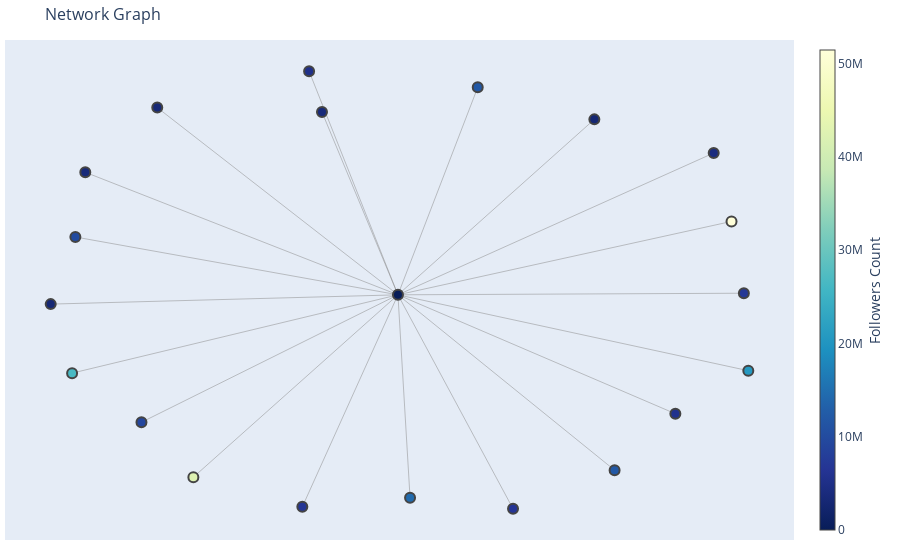

Notebook code cell kept with this figure:
### Code cell
import networkx as nx
import plotly.graph_objects as go

# Create a directed graph
G = nx.DiGraph()

# Add nodes for keywords
for keyword in top_10_to_20_celebrities['Keyword'].unique():
    G.add_node(keyword, type='keyword')

# Add nodes for celebrities and edges with frequency data
for index, row in top_10_to_20_celebrities.iterrows():
    celeb = row['name']
    keyword = row['Keyword']
    frequency = row['Frequency']
    followers_count = row['followers_count']
    tweet_count = row['tweet_count']
    
    G.add_node(celeb, type='celebrity', followers_count=followers_count, tweet_count=tweet_count)
    G.add_edge(keyword, celeb, frequency=frequency)

# Define edge labels
edge_labels = nx.get_edge_attributes(G, 'frequency')

# Draw the graph
pos = nx.spring_layout(G, seed=42)  # Positioning nodes
edge_trace = go.Scatter(
    x=[],
    y=[],
    line=dict(width=0.5, color='#888'),
    hoverinfo='text',
    mode='lines',
    text=[],
)

for edge in G.edges():
    x0, y0 = pos[edge[0]]
    x1, y1 = pos[edge[1]]
    edge_trace['x'] += tuple([x0, x1, None])
    edge_trace['y'] += tuple([y0, y1, None])
    frequency = edge_labels[edge]  # Get frequency from edge attributes
    edge_trace['text'] += (f"Frequency: {frequency}",)  # Add frequency information as a tuple

node_trace = go.Scatter(
    x=[],
    y=[],
    text=[],
    mode='markers',
    hoverinfo='text',
    marker=dict(
        showscale=True,
        colorscale='YlGnBu',
        reversescale=True,
        color=[],
        size=10,
        colorbar=dict(
            thickness=15,
            title='Followers Count',  # Change color axis label to "Followers Count"
            xanchor='left',
            titleside='right'
        ),
        line_width=2))

for node in G.nodes():
    x, y = pos[node]
    node_trace['x'] += tuple([x])
    node_trace['y'] += tuple([y])
    if G.nodes[node]['type'] == 'keyword':
        node_trace['marker']['color'] += tuple([10])
        node_trace['text'] += tuple([f"Keyword: {node}"])
    else:
        followers_count = G.nodes[node]['followers_count']
        tweet_count = G.nodes[node]['tweet_count']
        node_trace['marker']['color'] += tuple([followers_count])
        node_trace['text'] += tuple([f"Celebrity: {node}<br>Followers Count: {followers_count}<br>Tweet Count: {tweet_count}"])

fig = go.Figure(data=[edge_trace, node_trace],
                layout=go.Layout(
                    title='Network Graph',
                    titlefont_size=16,
                    showlegend=False,
                    hovermode='closest',
                    margin=dict(b=20, l=5, r=5, t=40),
                    annotations=[dict(
                        text="",
                        showarrow=False,
                        xref="paper", yref="paper",
                        x=0.005, y=-0.002)],
                    xaxis=dict(showgrid=False, zeroline=False, showticklabels=False),
                    yaxis=dict(showgrid=False, zeroline=False, showticklabels=False)))
fig.show()

### Figure 1 — Plotly figure (JSON) as saved in the notebook; plotly's stock layout.template omitted (floating-point values rounded to 4 significant figures)
{"data": [{"hoverinfo": "text", "line": {"color": "#888", "width": 0.5}, "mode": "lines", "text": ["Frequency: 1", "Frequency: 1", "Frequency: 2", "Frequency: 2", "Frequency: 1", "Frequency: 1", "Frequency: 1", "Frequency: 1", "Frequency: 1", "Frequency: 1", "Frequency: 1", "Frequency: 1", "Frequency: 1", "Frequency: 1", "Frequency: 1", "Frequency: 1", "Frequency: 1", "Frequency: 1", "Frequency: 1", "Frequency: 1"], "type": "scatter", "x": [0.003557, 0.9076, null, 0.003557, -0.5509, null, 0.003557, -0.8439, null, 0.003557, 0.5359, null, 0.003557, -0.6488, null, 0.003557, 0.9531, null, 0.003557, -0.8796, null, 0.003557, -0.2023, null, 0.003557, 0.03634, null, 0.003557, 0.5907, null, 0.003557, -0.6916, null, 0.003557, 0.2198, null, 0.003557, -0.8707, null, 0.003557, 0.3155, null, 0.003557, 0.7554, null, 0.003557, -0.2373, null, 0.003557, 0.8593, null, 0.003557, -0.2556, null, 0.003557, 0.9411, null, 0.003557, -0.9376, null], "y": [0.004797, 0.3315, null, 0.004797, -0.807, null, 0.004797, 0.5503, null, 0.004797, 0.7858, null, 0.004797, 0.8383, null, 0.004797, -0.3329, null, 0.004797, -0.3438, null, 0.004797, 0.8184, null, 0.004797, -0.898, null, 0.004797, -0.7759, null, 0.004797, -0.5624, null, 0.004797, 0.9283, null, 0.004797, 0.2622, null, 0.004797, -0.9475, null, 0.004797, -0.5245, null, 0.004797, 1.0, null, 0.004797, 0.636, null, 0.004797, -0.9389, null, 0.004797, 0.01197, null, 0.004797, -0.03659, null]}, {"hoverinfo": "text", "marker": {"color": [10, 51467139, 42481882, 3539896, 2886047, 3271373, 20737698, 26478393, 3656027, 14323785, 11943877, 9177082, 11878971, 10017890, 6662381, 5654126, 5253586, 4193975, 6687740, 7001752, 3007200], "colorbar": {"thickness": 15, "title": {"side": "right", "text": "Followers Count"}, "xanchor": "left"}, "colorscale": [[0, "rgb(255,255,217)"], [0.125, "rgb(237,248,177)"], [0.25, "rgb(199,233,180)"], [0.375, "rgb(127,205,187)"], [0.5, "rgb(65,182,196)"], [0.625, "rgb(29,145,192)"], [0.75, "rgb(34,94,168)"], [0.875, "rgb(37,52,148)"], [1, "rgb(8,29,88)"]], "line": {"width": 2}, "reversescale": true, "showscale": true, "size": 10}, "mode": "markers", "text": ["Keyword: nail polish", "Celebrity: jimmy fallon<br>Followers Count: 51467139.0<br>Tweet Count: 14098.0", "Celebrity: Shah Rukh Khan<br>Followers Count: 42481882.0<br>Tweet Count: 58278.0", "Celebrity: Rachel Zoe<br>Followers Count: 3539896.0<br>Tweet Count: 16526.0", "Celebrity: Lauren Conrad<br>Followers Count: 2886047.0<br>Tweet Count: 7160.0", "Celebrity: Chad Johnson<br>Followers Count: 3271373.0<br>Tweet Count: 175569.0", "Celebrity: Zendaya<br>Followers Count: 20737698.0<br>Tweet Count: 58446.0", "Celebrity: Kourtney Kardashian<br>Followers Count: 26478393.0<br>Tweet Count: 14264.0", "Celebrity: Markus Persson<br>Followers Count: 3656027.0<br>Tweet Count: 90024.0", "Celebrity: Shraddha Kapoor<br>Followers Count: 14323785.0<br>Tweet Count: 5720.0", "Celebrity: luna maya<br>Followers Count: 11943877.0<br>Tweet Count: 15870.0", "Celebrity: T.I.<br>Followers Count: 9177082.0<br>Tweet Count: 19829.0", "Celebrity: Victoria Beckham<br>Followers Count: 11878971.0<br>Tweet Count: 4024.0", "Celebrity: Cesc Fàbregas Soler<br>Followers Count: 10017890.0<br>Tweet Count: 5803.0", "Celebrity: Bipasha Basu<br>Followers Count: 6662381.0<br>Tweet Count: 12252.0", "Celebrity: Pegg News<br>Followers Count: 5654126.0<br>Tweet Count: 16212.0", "Celebrity: Lena Dunham<br>Followers Count: 5253586.0<br>Tweet Count: 14783.0", "Celebrity: Rossa Roslaina<br>Followers Count: 4193975.0<br>Tweet Count: 18746.0", "Celebrity: Vanessa Hudgens<br>Followers Count: 6687740.0<br>Tweet Count: 4586.0", "Celebrity: Anna Kendrick<br>Followers Count: 7001752.0<br>Tweet Count: 2470.0", "Celebrity: Shay Mitchell<br>Followers Count: 3007200.0<br>Tweet Count: 23239.0"], "type": "scatter", "x": [0.003557, 0.9076, -0.5509, -0.8439, 0.5359, -0.6488, 0.9531, -0.8796, -0.2023, 0.03634, 0.5907, -0.6916, 0.2198, -0.8707, 0.3155, 0.7554, -0.2373, 0.8593, -0.2556, 0.9411, -0.9376], "y": [0.004797, 0.3315, -0.807, 0.5503, 0.7858, 0.8383, -0.3329, -0.3438, 0.8184, -0.898, -0.7759, -0.5624, 0.9283, 0.2622, -0.9475, -0.5245, 1.0, 0.636, -0.9389, 0.01197, -0.03659]}], "layout": {"annotations": [{"showarrow": false, "text": "", "x": 0.005, "xref": "paper", "y": -0.002, "yref": "paper"}], "hovermode": "closest", "margin": {"b": 20, "l": 5, "r": 5, "t": 40}, "showlegend": false, "title": {"font": {"size": 16}, "text": "Network Graph"}, "xaxis": {"showgrid": false, "showticklabels": false, "zeroline": false}, "yaxis": {"showgrid": false, "showticklabels": false, "zeroline": false}}}
